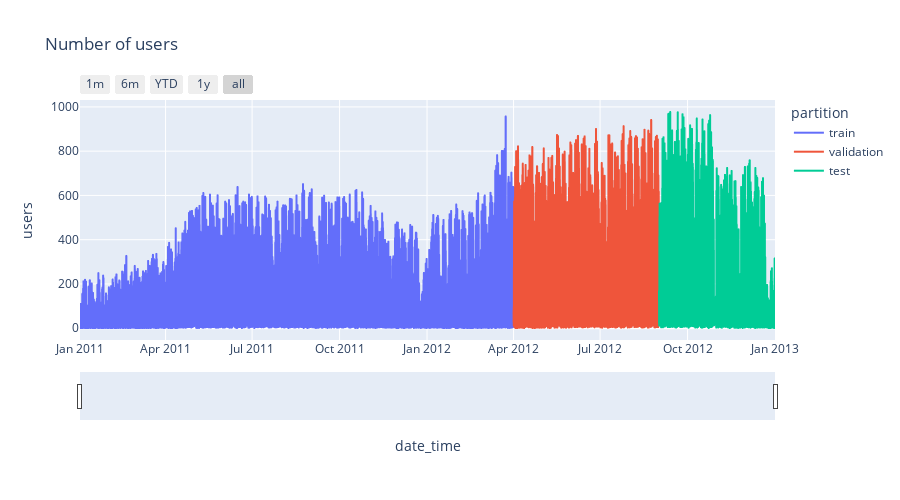

The notebook cell saved with this chart:
### Code cell
# Interactive plot of time series
# ==============================================================================
data.loc[:end_train, 'partition'] = 'train'
data.loc[end_train:end_validation, 'partition'] = 'validation'
data.loc[end_validation:, 'partition'] = 'test'

fig = px.line(
    data_frame = data.reset_index(),
    x      = 'date_time',
    y      = 'users',
    color  = 'partition',
    title  = 'Number of users',
    width  = 900,
    height = 500
)

fig.update_xaxes(
    rangeslider_visible=True,
    rangeselector=dict(
        buttons=list([
            dict(count=1, label="1m", step="month", stepmode="backward"),
            dict(count=6, label="6m", step="month", stepmode="backward"),
            dict(count=1, label="YTD", step="year", stepmode="todate"),
            dict(count=1, label="1y", step="year", stepmode="backward"),
            dict(step="all")
        ])
    )
)

fig.show()

data=data.drop(columns='partition')

### Figure 1 — Plotly figure (JSON) as saved in the notebook; plotly's stock layout.template omitted (floating-point values rounded to 4 significant figures; data arrays with more than 128 entries replaced by an {"elided": "..."} marker saying what was removed)
{"data": [{"hovertemplate": "partition=train<br>date_time=%{x}<br>users=%{y}<extra></extra>", "legendgroup": "train", "line": {"color": "#636efa", "dash": "solid"}, "marker": {"symbol": "circle"}, "mode": "lines", "name": "train", "showlegend": true, "type": "scattergl", "x": {"elided": "10944 str values"}, "xaxis": "x", "y": {"elided": "10944 int values"}, "yaxis": "y"}, {"hovertemplate": "partition=validation<br>date_time=%{x}<br>users=%{y}<extra></extra>", "legendgroup": "validation", "line": {"color": "#EF553B", "dash": "solid"}, "marker": {"symbol": "circle"}, "mode": "lines", "name": "validation", "showlegend": true, "type": "scattergl", "x": {"elided": "3672 str values"}, "xaxis": "x", "y": {"elided": "3672 int values"}, "yaxis": "y"}, {"hovertemplate": "partition=test<br>date_time=%{x}<br>users=%{y}<extra></extra>", "legendgroup": "test", "line": {"color": "#00cc96", "dash": "solid"}, "marker": {"symbol": "circle"}, "mode": "lines", "name": "test", "showlegend": true, "type": "scattergl", "x": {"elided": "2928 str values"}, "xaxis": "x", "y": {"elided": "2928 int values"}, "yaxis": "y"}], "layout": {"height": 500, "legend": {"title": {"text": "partition"}, "tracegroupgap": 0}, "title": {"text": "Number of users"}, "width": 900, "xaxis": {"anchor": "y", "domain": [0, 1], "rangeselector": {"buttons": [{"count": 1, "label": "1m", "step": "month", "stepmode": "backward"}, {"count": 6, "label": "6m", "step": "month", "stepmode": "backward"}, {"count": 1, "label": "YTD", "step": "year", "stepmode": "todate"}, {"count": 1, "label": "1y", "step": "year", "stepmode": "backward"}, {"step": "all"}]}, "rangeslider": {"visible": true}, "title": {"text": "date_time"}}, "yaxis": {"anchor": "x", "domain": [0, 1], "title": {"text": "users"}}}}
